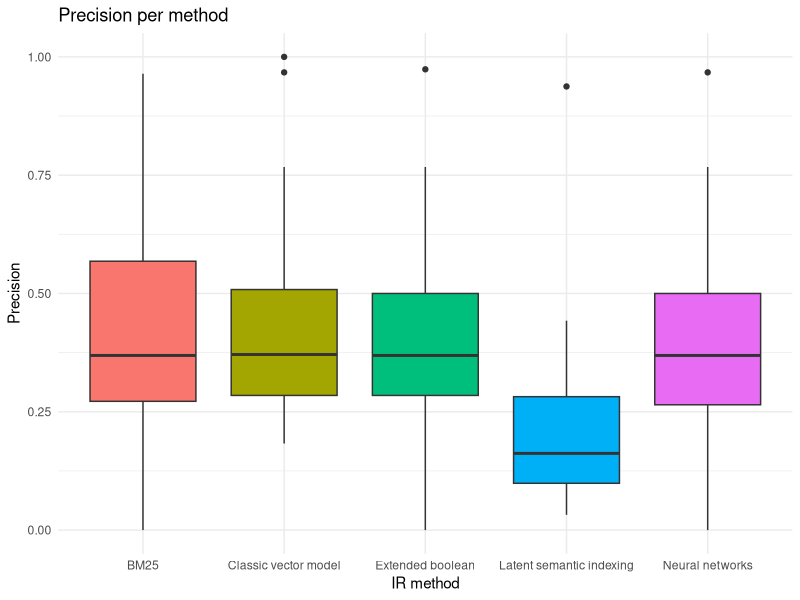

Write R code to recreate this figure.
#loading library
require("ggplot2")

# selecting the current directory
setwd("/Users/tassiovale/Dropbox/PhD Thesis/spltrac/experiment/results/")

# read csv file
data <- read.csv("2017-07-15_10h37m_output.csv")

chart <- ggplot(data=data, aes(x=method, y=precision, fill=method)) +
    geom_boxplot() +
    theme_minimal() +
    ggtitle("Precision per method") +
    labs(x="IR method", y="Precision") +
    scale_fill_discrete(guide=FALSE)

ggsave("2017-07-15_10h37m_precision_chart.eps")